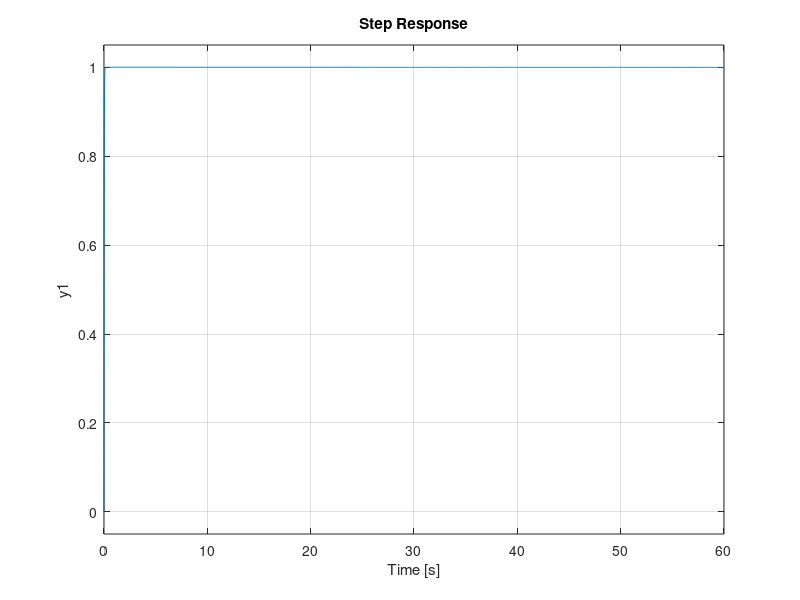

MATLAB code for this plot:
% Sample parameters for the scattering based bilateral teleoperation
clear all;
close all;

% Input function amplitude parameter (sin or step with low pass filter)
A = 1;
% Low pass frequency cuff off
Fip = 1;
% Sin frequency
Fc = 1; 
delay = 1;

% Cut off frequency for filter after each discrete derivative
Filter = 5; %Hz

% Human intention controller (PI)
Ph = 23;
Dh = 0;

% Master controller
Bm = 0;
Km = 2;

% Slave controller
Bs = 3;
Ks = 110;

% Inertia of robot dynamics
Mm = 0.5;
Ms = 2;

% Make the real pole with re<0 to change the inertia of the robot
% dynamics verify this value by adding them to the simulink model
% Dm = 5;
% Ds = 10;
Dm = 0;
Ds = 0;

% Human impedance parameters
% Jh = 0.05;
% Bh = 1.5;
% Kh = 0;

% Original human impedance parameters
Jh = 0.05;  %0.5;
Bh = 1.5;   %70;
Kh = 0;     %2000;

% Environment impedance parameters
Je = 0;
Be = 10; %100;
Ke = 200; %200;

% Characteristic impedance
b = 1;

% Sampling time
Ts = 0.001;

%% Slave tuning
s = tf('s');
P = 1/(Ms*s);
C = Ks+Bs/s;

T = (C*P)/(1+C*P);
step(T)